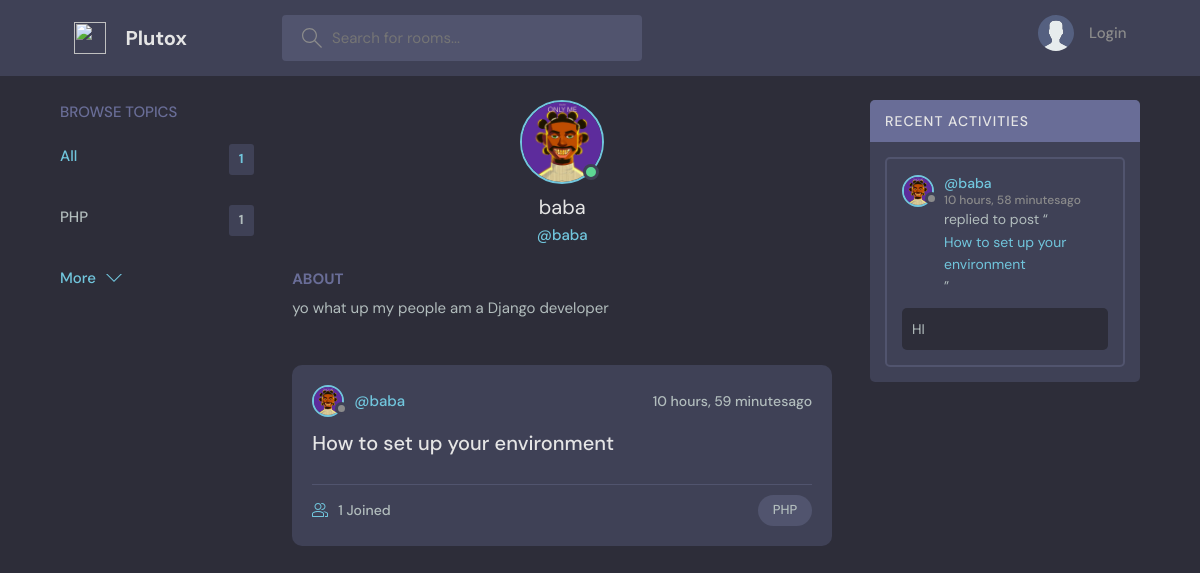
Screenshot of /profile/3/ with the database file from the repository.
### base/models.py (models this page shows, shortened)
class Topic (models.Model):
    name = models.CharField(max_length=200)

class User(AbstractUser):
    name =models.CharField(max_length=200, null=True)
    email = models.EmailField(unique=True , null=True)
    username = models.CharField(null=True, blank=True, max_length=255)
    bio = models.TextField(null=True)
    avatar =models.ImageField(
        default= 'avatar.svg ' ,
        null=True,
        blank=True,
        validators=[FileExtensionValidator(['jpg', 'png', 'jpeg' , 'svg'])]
    )
    USERNAME_FIELD = 'email'
    REQUIRED_FIELDS = ['username']

class Room(models.Model):
    host = models.ForeignKey(User,on_delete=models.SET_NULL, null=True)
    topic = models.ForeignKey(Topic,on_delete=models.SET_NULL, null=True)
    name = models.CharField(max_length=200)
    description = models.TextField(null=True, blank=True)
    participants = models.ManyToManyField(User, related_name= 'participants')
    updated = models.DateTimeField(auto_now=True)
    created = models.DateTimeField(auto_now_add=True)
    class Meta:
        ordering = ['-updated','-created']

class Message (models.Model):
    user = models.ForeignKey(User, on_delete=models.CASCADE)
    room = models.ForeignKey(Room,on_delete=models.CASCADE)
    body = models.TextField()
    updated = models.DateTimeField(auto_now=True)
    created = models.DateTimeField(auto_now_add=True)
    class Meta:
        ordering = ['-updated','-created']

### base/views.py (the view)
# urls.py: path('profile/<str:pk>/', views.userprofile, name="profile"),
def userprofile(request, pk):
    user = User.objects.get(id=pk)
    rooms = user.room_set.all()
    room_messages = user.message_set.all()
    topics = Topic.objects.all()
    context = {
        'user': user,
        'rooms': rooms,
        'room_messages': room_messages,
        'topics': topics
    }
    return render(request, 'base/profile.html', context)

### templates/base/profile.html (shortened to what this page needs)
{% extends "main.html" %}
{% block main %}
  <main class="profile-page layout layout--3">
    <div class="container">
      {% include "base/topic_componet.html" %}
      <div class="roomList">
        <div class="profile">
          <div class="profile__avatar">
            <div class="avatar avatar--large active">
              <img src="{{user.avatar.url}}" />
            </div>
          </div>
          <div class="profile__info">
            <h3>{{user.username}}</h3>
            <p>@{{user.username}}</p>
          </div>
          <div class="profile__about">
            <h3>About</h3>
            <p>
             {{user.bio}}
            </p>
          </div>
        </div>
        {% include "base/feed_componet.html" %}
      </div>
      {% include "base/activity_componets.html" %}
    </div>
  </main>
{% endblock main %}

### templates/main.html (shortened to what this page needs)
<!DOCTYPE html>
{% load static %}
<html lang="en">
  <head>
    <link rel="stylesheet"   href="{% static 'style/style.css'%}">
  </head>
  <body>
    {% include "navbar.html" %}
    {% block main %}{% endblock %}
  </body>
</html>

### templates/navbar.html (shortened to what this page needs)
{% load static %}
<header class="header header--loggedIn">
  <div class="container">
    <a href="/" class="header__logo">
      <img src="{% static   'images/logo.jpg  ' %}" />
      <h1>Plutox</h1>
    </a>
    <form class="header__search" method="GET" action="{% url "home" %}">
      <label>
        <input  name="q" placeholder="Search for rooms..." />
      </label>
    </form>
    <nav class="header__menu">
      {% if request.user.is_authenticated%}
      <div class="header__user">
        <a href="{% url "update-user" %}">
          <div class="avatar avatar--medium active">
            <img src=" {{request.user.avatar.url}} " />
          </div>
          <p> {{request.user.username}}<span>@{{request.user.username}}</span></p>
        </a>
        <button class="dropdown-button">
          <svg version="1.1" xmlns="http://www.w3.org/2000/svg" width="32" height="32" viewBox="0 0 32 32">
            <title>chevron-down</title>
            <path d="M16 21l-13-13h-3l16 16 16-16h-3l-13 13z"></path>
          </svg>
        </button>
      </div>
      {% else %}
       <a href="{% url "login" %}">
        <img src= "{% static   'images/avatar.svg' %}" />
        <p>Login</p>
      </a>
      {% endif %}
    </nav>
  </div>
</header>

### templates/base/topic_componet.html
<div class="topics">
    <div class="topics__header">
      <h2>Browse Topics</h2>
    </div>
    <ul class="topics__list">
      <li>
        <a href="{% url "home" %}" class="active">All <span>{{topics.count}}</span></a>
      </li>
     {% for topic in topics  %}
      <li>
        <a href="{% url "home" %}?q={{topic.name}}">{{topic.name}}<span>{{topic.room_set.all.count}}</span></a>
      </li>
      {% endfor %}
    <a class="btn btn--link" href="{% url "topic" %}">
      More
      <svg version="1.1" xmlns="http://www.w3.org/2000/svg" width="32" height="32" viewBox="0 0 32 32">
        <title>chevron-down</title>
        <path d="M16 21l-13-13h-3l16 16 16-16h-3l-13 13z"></path>
      </svg>
    </a>
  </div>

### templates/base/feed_componet.html (shortened to what this page needs)
{% for room  in  rooms %}
<div class="roomListRoom">
  <div class="roomListRoom__header">
    <a href="{% url "profile" room.host.id %}" class="roomListRoom__author">
      <div class="avatar avatar--small">
        <img src=" {{room.host.avatar.url}} " />
      </div>
      <span>@{{room.host.username}}</span>
    </a>
    <div class="roomListRoom__actions">
      <span>{{room.created|timesince}}ago</span>
    </div>
  </div>
  <div class="roomListRoom__content">
    <a href="{% url "rooms"  room.id%}">{{room.name}}</a>
  </div>
  <div class="roomListRoom__meta">
    <a href="{% url "rooms"  room.id%}" class="roomListRoom__joined">
      {{room.participants.all.count}} Joined
    </a>
    <p class="roomListRoom__topic"> {{room.topic.name}} </p>
  </div>
</div>
{% endfor %}

### templates/base/activity_componets.html (shortened to what this page needs)
<div class="activities">
    <div class="activities__header">
      <h2>Recent Activities</h2>
    </div>
    {% for message in room_messages %}
    <div class="activities__box">
      <div class="activities__boxHeader roomListRoom__header">
        <a href="{% url "profile" message.user.id %}" class="roomListRoom__author">
          <div class="avatar avatar--small">
            <img src="{{message.user.avatar.url}}" />
          </div>
          <p>
            @{{message.user.username}}
            <span>{{message.created|timesince}}ago</span>
          </p>
        </a>
      </div>
      <div class="activities__boxContent">
        <p>replied to post “<a href="{% url "rooms" message.room.id %}">{{message.room.name}}</a>”</p>
        <div class="activities__boxRoomContent">
            {{message.body}}        </div>
      </div>
    </div>
    {% endfor %}
  </div>

### rows the page displays
Topic: name "PHP", room_set.all.count "1"
User: avatar (picture), username "baba", bio "yo what up my people am a Django developer"
Room: host.avatar (picture), host.username "baba", created "10 hours, 59 minutes", name "How to set up your environment", participants.all.count "1", topic.name "PHP"
Message: user.avatar (picture), user.username "baba", created "10 hours, 58 minutes", room.name "How to set up your environment", body "HI"

### other values shown
{{ topics.count }} "1"
